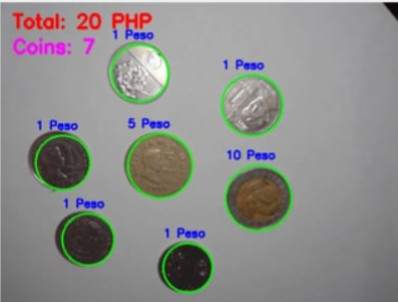
#> input picture dspPython/coins.jpg, 398 x 302 px
$ jupyter execute activity3.ipynb
#> lines starting #> are read from the running program, lines starting #| are printed output that depends on the picture; after the words box and inside, x2 and y2 are one past the last pixel; in counts of white or black regions, pixels touching at a corner belong together
[cell 1]
import cv2
import matplotlib.pyplot as plt

# Load an image (change 'image.jpg' to your image file path)
image = cv2.imread('coins.jpg')
#> image is the input picture: shape (302, 398, 3); mean B, G, R 138.8, 141.2, 141

# Check if the image was loaded properly
if image is None:
    print("Error: Could not load image.")
else:
    # Get the size of the image
    height, width, channels = image.shape #[rows, columns, rbg--> [r,g,b]]
#> height = 302; width = 398; channels = 3
    print(f"Image width: {width}px")
#| Image width: 398px
    print(f"Image height: {height}px")
#| Image height: 302px
    print(f"Number of channels: {channels}")
#| Number of channels: 3

    # Show the image in a window

    image_g = cv2.cvtColor(image, cv2.COLOR_BGR2GRAY)
    image_gray = cv2.cvtColor(image_g, cv2.COLOR_BGR2RGB)

    # Show the image in the notebook
    plt.imshow(image_gray)
    plt.title("My Image")
    plt.axis('on')  # You can use 'off' to hide axes
    plt.show()

[cell 2]
import copy

original = [[1, 2], [3, 4]]
shallow = copy.copy(original)

shallow[0][0] = 99
print(original)  # [[99, 2], [3, 4]]

[cell 3]
original = [[1, 2], [3, 4]]
deep = copy.deepcopy(original)

[cell 4]
deep[0][0] = 99
print(original)
print(deep)

[cell 5]
import cv2
import numpy as np
import matplotlib.pyplot as plt

# Load image (replace with your own image path)
image = cv2.imread('coins.jpg')  # Make sure the image is in your working directory
if image is None:
    print("Error: Could not load image.")
else:
    # Convert to RGB
    rgb_image = cv2.cvtColor(image, cv2.COLOR_BGR2RGB)

    # Define RGB color range (example: red objects)
    lower_rgb = np.array([150, 0, 0])
    upper_rgb = np.array([255, 80, 80])

    # Create mask
    mask = cv2.inRange(rgb_image, lower_rgb, upper_rgb)
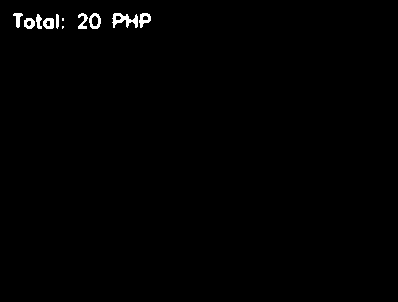
#> mask: shape (302, 398); 0.71% white; 11 white regions (2 under 20 px), largest, box (x1, y1, x2, y2) and area: (112, 13, 138, 28) 202, (89, 13, 101, 29) 104, (139, 13, 151, 28) 100

    # Clean up mask
    kernel = np.ones((5, 5), np.uint8)
    mask_cleaned = cv2.morphologyEx(mask, cv2.MORPH_OPEN, kernel)
#> mask_cleaned: shape (302, 398); every value is 0
    mask_cleaned = cv2.morphologyEx(mask_cleaned, cv2.MORPH_CLOSE, kernel)

    # Find contours
    contours, _ = cv2.findContours(mask_cleaned, cv2.RETR_EXTERNAL, cv2.CHAIN_APPROX_SIMPLE)
#> contours = []

    # Draw contours
    output_image = rgb_image.copy()
    count = 0
    for contour in contours:
        if cv2.contourArea(contour) > 100:
            count += 1
            cv2.drawContours(output_image, [contour], -1, (0, 255, 0), 2)
#> this loop made 0 passes
#> after the loop, count = 0

    print(f"Detected objects: {count}")
#| Detected objects: 0

    # Plotting images inline
    fig, axs = plt.subplots(1, 3, figsize=(18, 6))

    axs[0].imshow(rgb_image)
    axs[0].set_title("Original Image")
    axs[0].axis('off')

    axs[1].imshow(mask_cleaned, cmap='gray')
    axs[1].set_title("RGB Mask")
    axs[1].axis('off')

    axs[2].imshow(output_image)
    axs[2].set_title("Detected Objects")
    axs[2].axis('off')

    plt.tight_layout()
    plt.show()

[cell 6]
import cv2
import numpy as np
import matplotlib.pyplot as plt
from skimage.measure import label, regionprops
from skimage.morphology import disk, opening
from skimage.util import invert

# Load image
image = cv2.imread('coins.jpg')
if image is None:
    raise FileNotFoundError("Image not found.")

# Convert to RGB
image_rgb = cv2.cvtColor(image, cv2.COLOR_BGR2RGB)

# Extract channels
rmat = image_rgb[:, :, 0]
gmat = image_rgb[:, :, 1]
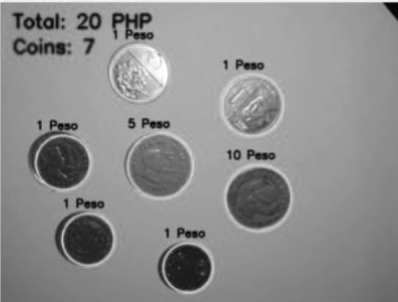
#> gmat: shape (302, 398); min 4, max 255, mean 141.2
bmat = image_rgb[:, :, 2]
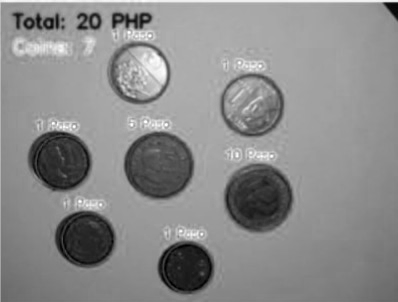
#> bmat: shape (302, 398); min 0, max 255, mean 138.8

# Threshold levels
levelr = 0.5 * 255
levelg = 0.45 * 255
levelb = 0.5 * 255

# Threshold RGB channels
Ired = (rmat > levelr).astype(np.uint8)
#> Ired: shape (302, 398); values 0 (black) and 1 (white), 77.5% white; 55 black regions (30 under 20 px), largest, box (x1, y1, x2, y2) and area: (282, 215, 398, 302) 4034, (224, 163, 294, 233) 3814, (1, 216, 107, 302) 3367
Igreen = (gmat > levelg).astype(np.uint8)
#> Igreen: shape (302, 398); values 0 (black) and 1 (white), 85.3% white; 45 black regions (15 under 20 px), largest, box (x1, y1, x2, y2) and area: (227, 168, 290, 228) 2927, (131, 140, 190, 196) 2210, (37, 137, 89, 188) 2068
Iblue = (bmat > levelb).astype(np.uint8)
#> Iblue: shape (302, 398); values 0 (black) and 1 (white), 77.2% white; 42 black regions (27 under 20 px), largest, box (x1, y1, x2, y2) and area: (224, 163, 294, 233) 3851, (124, 132, 194, 200) 3793, (289, 221, 398, 302) 3557

# Combine channels
It = cv2.bitwise_and(cv2.bitwise_and(Ired, Igreen), Iblue)
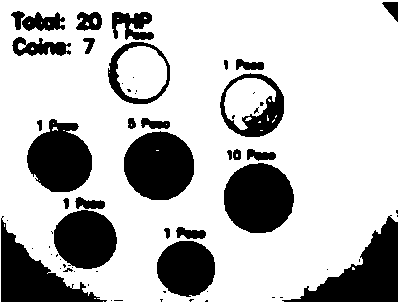
#> It: shape (302, 398); values 0 (black) and 1 (white), 74.4% white; 64 black regions (35 under 20 px), largest, box (x1, y1, x2, y2) and area: (282, 215, 398, 302) 4034, (224, 163, 294, 233) 3862, (124, 131, 194, 200) 3796

# Invert mask
Icomp = cv2.bitwise_not(It * 255)

# Fill holes
flood_fill = Icomp.copy()
h, w = flood_fill.shape
#> h = 302; w = 398
mask = np.zeros((h+2, w+2), np.uint8)
cv2.floodFill(flood_fill, mask, (0, 0), 255)
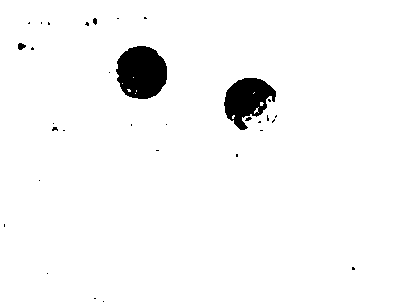
#> flood_fill: shape (302, 398); 96.7% white; 32 black regions (28 under 20 px), largest, box (x1, y1, x2, y2) and area: (116, 46, 167, 99) 2118, (224, 78, 276, 130) 1621, (18, 43, 26, 50) 40, (93, 18, 97, 25) 22
filled = cv2.bitwise_or(Icomp, cv2.bitwise_not(flood_fill))
#> filled: shape (302, 398); 28.9% white; 55 white regions (26 under 20 px), largest, box (x1, y1, x2, y2) and area: (282, 215, 398, 302) 4042, (224, 163, 294, 233) 3862, (124, 131, 194, 200) 3799

# Morphological open
opened = opening(filled // 255, disk(25)).astype(np.uint8)
#> opened: shape (302, 398); values 0 (black) and 1 (white), 23.2% white; 9 white regions

# Label connected components
label_image = label(opened)
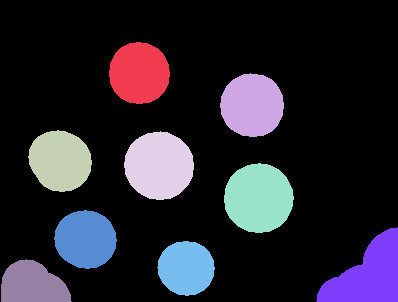
#> label_image: shape (302, 398) int64; 10 distinct labels, from 0 to 9; one colour per label, 0 black
regions = regionprops(label_image)
#> regions = 9 regions; largest, box (x1, y1, x2, y2) and area: (224, 163, 294, 233) 3806, (124, 131, 194, 200) 3734, (316, 227, 398, 302) 3551, (220, 73, 284, 137) 3199, (28, 130, 92, 192) 3023

###
for region in regions:
        area = region.area
        centroid = region.centroid
        print(area)
#> this loop made 9 passes
#> (area, centroid) on passes 1 to 9: (2974, (72.73, 138.9)), (3199, (104.9, 251.8)), (3023, (160.4, 59.77)), (3734, (165.2, 158.6)), (3806, (197.8, 258.2)), (2852, (238.9, 85.14)), (3551, (274.6, 368)), (2451, (267.7, 185.8)), (2281, (283.9, 31.93))
#| 2974.0
#| 3199.0
#| 3023.0
#| 3734.0
#| 3806.0
#| 2852.0
#| 3551.0
#| 2451.0
#> (further printed lines are left out)

# Classify objects
small, medium, large = [], [], []
for region in regions:
    area = region.area
    if area < 14000:
        small.append(region)
    elif area < 45000:
        medium.append(region)
    else:
        large.append(region)
#> this loop made 9 passes
#> area on passes 1 to 9: 2974, 3199, 3023, 3734, 3806, 2852, 3551, 2451, 2281
#> after the loop, large = []; medium = []; small has the same summary as regions

# Draw boxes on copy of image
output_img = image_rgb.copy()
for region in small:
    minr, minc, maxr, maxc = region.bbox
    cv2.rectangle(output_img, (minc, minr), (maxc, maxr), (255, 0, 0), 2)
    cv2.putText(output_img, 'P1', (minc, minr - 5), cv2.FONT_HERSHEY_SIMPLEX, 0.6, (0, 0, 0), 2)
#> this loop made 9 passes
#> (minr, minc, maxr, maxc) on passes 1 to 9: (42, 109, 104, 170), (73, 220, 137, 284), (130, 28, 192, 92), (131, 124, 200, 194), (163, 224, 233, 294), (210, 54, 269, 117), (227, 316, 302, 398), (241, 157, 296, 215), (259, 1, 302, 72)
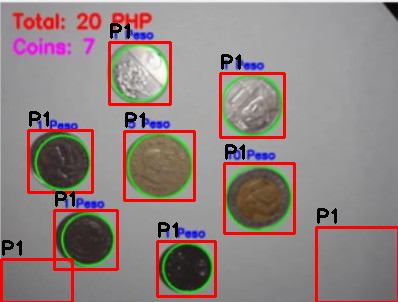
#> output_img: shape (302, 398, 3); mean R, G, B 145.2, 131.6, 129.2

for region in medium:
    minr, minc, maxr, maxc = region.bbox
    cv2.rectangle(output_img, (minc, minr), (maxc, maxr), (0, 255, 0), 2)
    cv2.putText(output_img, 'P5', (minc, minr - 5), cv2.FONT_HERSHEY_SIMPLEX, 0.6, (0, 0, 0), 2)

for region in large:
    minr, minc, maxr, maxc = region.bbox
    cv2.rectangle(output_img, (minc, minr), (maxc, maxr), (0, 0, 255), 2)
    cv2.putText(output_img, 'P20', (minc, minr - 5), cv2.FONT_HERSHEY_SIMPLEX, 0.6, (0, 0, 0), 2)

# Display results side-by-side
fig, axs = plt.subplots(2, 3, figsize=(18, 12))

axs[0, 0].imshow(image_rgb)
axs[0, 0].set_title("Original Image")
axs[0, 0].axis("off")

axs[0, 1].imshow(It, cmap='gray')
axs[0, 1].set_title("Combined RGB Threshold (It)")
axs[0, 1].axis("off")

axs[0, 2].imshow(Icomp, cmap='gray')
axs[0, 2].set_title("Complemented Mask (Icomp)")
axs[0, 2].axis("off")

axs[1, 0].imshow(filled, cmap='gray')
axs[1, 0].set_title("Holes Filled")
axs[1, 0].axis("off")

axs[1, 1].imshow(opened, cmap='gray')
axs[1, 1].set_title("Opened (Cleaned Binary)")
axs[1, 1].axis("off")

axs[1, 2].imshow(output_img)
axs[1, 2].set_title("Final Detected Object")
axs[1, 2].axis("off")

plt.tight_layout()
plt.show()

# Display total value
total_value = len(small)  + len(medium)  + len(large)
#> total_value = 9
print(f"small: {len(small)}")
#| small: 9
print(f"medium: {len(medium)}")
#| medium: 0
print(f"large: {len(large)}")
#| large: 0
print(f"count: {total_value}")
#| count: 9

[cell 7]
import cv2
import numpy as np
import matplotlib.pyplot as plt
from skimage.measure import label, regionprops
from skimage.morphology import disk, opening
from skimage.util import invert

# Load image
image = cv2.imread('coins.jpg')
if image is None:
    raise FileNotFoundError("Image not found.")

# Convert to RGB
image_rgb = cv2.cvtColor(image, cv2.COLOR_BGR2RGB)

[cell 8]
# Extract channels
rmat = image_rgb[:, :, 0]
gmat = image_rgb[:, :, 1]
bmat = image_rgb[:, :, 2]
#show image for each channel
fig, axs = plt.subplots(1, 3, figsize=(18, 12))
axs[0].imshow(rmat)
axs[0].set_title("red channel")
axs[0].axis("off")

axs[1].imshow(gmat)
axs[1].set_title("green channel")
axs[1].axis("off")

axs[2].imshow(bmat)
axs[2].set_title("blue channel")
axs[2].axis("off")

plt.tight_layout()
plt.show()

[cell 9]
# Threshold levels
levelr = 0.5 * 255
levelg = 0.45 * 255
levelb = 0.5 * 255

# Threshold RGB channels
Ired = (rmat > levelr).astype(np.uint8)
Igreen = (gmat > levelg).astype(np.uint8)
Iblue = (bmat > levelb).astype(np.uint8)

# Combine channels
It = cv2.bitwise_and(cv2.bitwise_and(Ired, Igreen), Iblue)

# Invert mask
Icomp = cv2.bitwise_not(It * 255)

#show image for each channel
fig, axs = plt.subplots(1, 5, figsize=(18, 12))
axs[0].imshow(Ired)
axs[0].set_title("red channel")
axs[0].axis("off")

axs[1].imshow(Igreen)
axs[1].set_title("green channel")
axs[1].axis("off")

axs[2].imshow(Iblue)
axs[2].set_title("blue channel")
axs[2].axis("off")

axs[3].imshow(It)
axs[3].set_title("Combined channel")
axs[3].axis("off")

axs[4].imshow(Icomp)
axs[4].set_title("Inverted channel")
axs[4].axis("off")

plt.tight_layout()
plt.show()

[cell 10]
# Fill holes
flood_fill = Icomp.copy()
h, w = flood_fill.shape
mask = np.zeros((h+2, w+2), np.uint8)
cv2.floodFill(flood_fill, mask, (0, 0), 255)
filled = cv2.bitwise_or(Icomp, cv2.bitwise_not(flood_fill))

# Morphological open
opened = opening(filled // 255, disk(15)).astype(np.uint8)
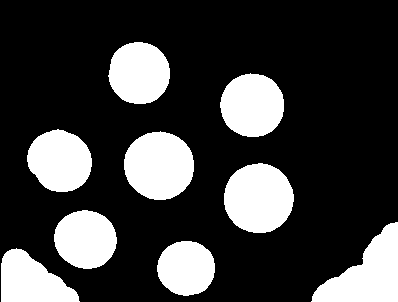
#> opened: shape (302, 398); values 0 (black) and 1 (white), 24% white; 9 white regions

# Label connected components
label_image = label(opened)
#> label_image: shape (302, 398) int64; 10 distinct labels, from 0 to 9
regions = regionprops(label_image)
#> regions = 9 regions; largest, box (x1, y1, x2, y2) and area: (224, 163, 294, 233) 3833, (124, 131, 194, 200) 3772, (311, 222, 398, 302) 3720, (220, 73, 284, 137) 3213, (27, 129, 92, 192) 3103

#show image for each channel
fig, axs = plt.subplots(1, 4, figsize=(18, 12))
axs[0].imshow(flood_fill)
axs[0].set_title("Copy of Icomp")
axs[0].axis("off")

axs[1].imshow(mask)
axs[1].set_title("black image of size same as picture")
axs[1].axis("off")

axs[2].imshow(filled)
axs[2].set_title("filled image")
axs[2].axis("off")

axs[3].imshow(opened)
axs[3].set_title("morphed image")
axs[3].axis("off")


plt.tight_layout()
plt.show()
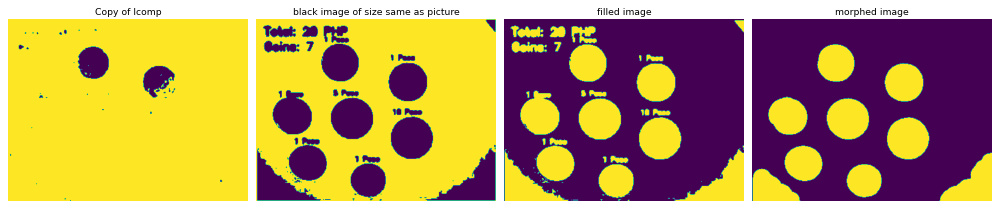
#> figure drawn by matplotlib, 4 panels
###
for region in regions:
        area = region.area
        print(area)
#> this loop made 9 passes
#> area on passes 1 to 9: 3028, 3213, 3103, 3772, 3833, 2881, 3720, 2510, 2783
#| 3028.0
#| 3213.0
#| 3103.0
#| 3772.0
#| 3833.0
#| 2881.0
#| 3720.0
#| 2510.0
#> (further printed lines are left out)

[cell 11]
# Classify objects
small, medium, large = [], [], []
for region in regions:
    area = region.area
    if area < 14000:
        small.append(region)
    elif area < 45000:
        medium.append(region)
    else:
        large.append(region)
#> after the loop, small has the same summary as regions

# Draw boxes on copy of image
output_img = image_rgb.copy()
for region in small:
    minr, minc, maxr, maxc = region.bbox
    cv2.rectangle(output_img, (minc, minr), (maxc, maxr), (255, 0, 0), 2)
    cv2.putText(output_img, 'small', (minc, minr - 5), cv2.FONT_HERSHEY_SIMPLEX, 1, (0, 0, 0), 2)
#> this loop made 9 passes
#> (minr, minc, maxr, maxc) on passes 1 to 9: (42, 108, 104, 170), (73, 220, 137, 284), (129, 27, 192, 92), (131, 124, 200, 194), (163, 224, 233, 294), (210, 54, 269, 117), (222, 311, 302, 398), (241, 157, 296, 215), (248, 1, 302, 80)
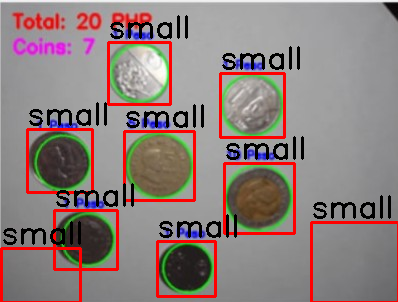
#> output_img: shape (302, 398, 3); mean R, G, B 140.8, 127.1, 124.4

for region in medium:
    minr, minc, maxr, maxc = region.bbox
    cv2.rectangle(output_img, (minc, minr), (maxc, maxr), (0, 255, 0), 2)
    cv2.putText(output_img, 'medium', (minc, minr - 5), cv2.FONT_HERSHEY_SIMPLEX, 1, (0, 0, 0), 2)

for region in large:
    minr, minc, maxr, maxc = region.bbox
    cv2.rectangle(output_img, (minc, minr), (maxc, maxr), (0, 0, 255), 2)
    cv2.putText(output_img, 'large', (minc, minr - 5), cv2.FONT_HERSHEY_SIMPLEX, 1, (0, 0, 0), 2)

# Display results side-by-side
fig, axs = plt.subplots(1, 1, figsize=(18, 12))

axs.imshow(output_img)
axs.set_title("Final Detected Object")
axs.axis("off")

plt.tight_layout()
plt.show()

# Display total value
total_value = len(small)  + len(medium)  + len(large)
print(f"small: {len(small)}")
#| small: 9
print(f"medium: {len(medium)}")
#| medium: 0
print(f"large: {len(large)}")
#| large: 0
print(f"count: {total_value}")
#| count: 9
